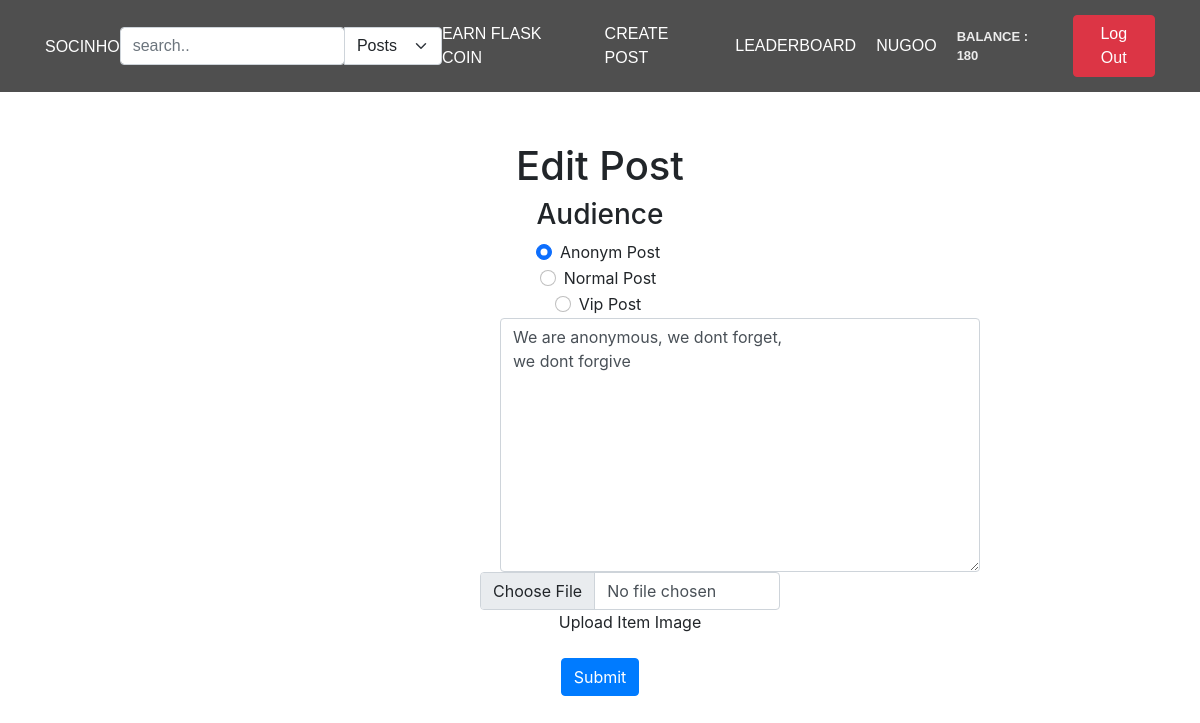
Page /edit-post/5 (signed in) on the earlier database version.
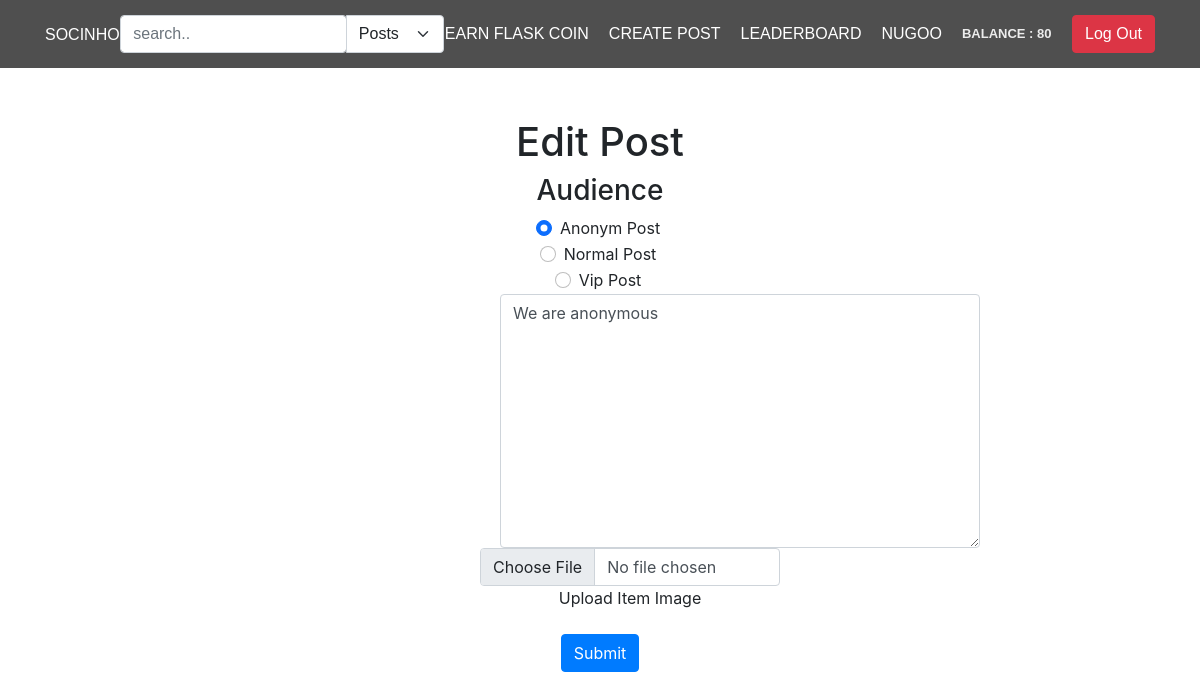
Same page on the later database version.
### app/main/models.py (models this page shows, shortened)
class User(db.Model, UserMixin):
    id = db.Column(db.Integer, primary_key=True)
    username = db.Column(db.String(80), unique=True)
    email = db.Column(db.String(50), nullable=False)
    password = db.Column(db.String(50), nullable=False)
    user_image = db.Column(db.String(80), default='static/pfp/default.png')
    flask_coin = db.Column(db.Integer, default=100)
    privacy = db.Column(db.String(50), default='public')

class Post(db.Model):
    id = db.Column(db.Integer, primary_key=True)
    user_id = db.Column(db.Integer, db.ForeignKey('user.id'), nullable=False)
    post_text = db.Column(db.String(200), nullable=False)
    post_image = db.Column(db.String(100))
    post_date = db.Column(db.DateTime, nullable=False, default=datetime.utcnow)
    likers = db.relationship('Like', backref='post', lazy=True, cascade='all, delete-orphan')
    post_type = db.Column(db.String(50), default='normal')
    def delete(self):
        db.session.delete(self)
        db.session.commit()

### app/main/views.py (the view, shortened to what this page needs)
@main_bp.route('/edit-post/<int:post_id>', methods=['GET', 'POST'])
@login_required
def edit_post(post_id):
    if request.method == 'GET':
        print('get')
        post = Post.query.filter_by(id=post_id).first()
        if not post:
            print('post not found')
            return redirect(url_for('main.index'))
        return render_template('edit-post.html', post=post)

### app/main/views.py (called while the page is built)
@login_manager.user_loader
def load_user(user_id):
    return User.query.get(user_id)

### app/main/templates/edit-post.html (shortened to what this page needs)
{% extends 'main.html' %}
{% block content %}
    <div style="text-align: center; margin-top: 50px;" >
        <form action="{{ url_for('main.edit_post', post_id=post.id) }}" method="post" enctype="multipart/form-data">
            <h1 style="text-align: center;">Edit Post</h1>
            <div style="text-align: center;">
                <h3>Audience</h3>
                <div class="form-check">
                    {% if post.post_type == 'anonym' %}
                        <input class="form-check-input" type="radio" name="poster_type" id="flexRadioDefault1" checked value="anonym">
                        <label class="form-check-label" for="flexRadioDefault1">
                        Anonym Post
                        </label>
                    {% else %}
                        <input class="form-check-input" type="radio" name="poster_type" id="flexRadioDefault1"  value="anonym">
                        <label class="form-check-label" for="flexRadioDefault1">
                        Anonym Post
                        </label>
                    {% endif %}
                  </div>
                  <div class="form-check">
                    {% if post.post_type == 'normal' %}
                        <input class="form-check-input" type="radio" name="poster_type" id="flexRadioDefault2" checked value="normal">
                        <label class="form-check-label" for="flexRadioDefault2">
                        Normal Post
                        </label>
                    {% else %}
                        <input class="form-check-input" type="radio" name="poster_type" id="flexRadioDefault2" value="normal">
                        <label class="form-check-label" for="flexRadioDefault2">
                        Normal Post
                        </label>
                    {% endif %}
                  </div>
                  <div class="form-check">
                    {% if post.post_type == 'vip' %}
                        <input class="form-check-input" type="radio" name="poster_type" id="flexRadioDefault3" checked value="vip">
                        <label class="form-check-label" for="flexRadioDefault3">
                        Vip Post
                        </label>
                    {% else %}
                        <input class="form-check-input" type="radio" name="poster_type" id="flexRadioDefault3" value="vip">
                        <label class="form-check-label" for="flexRadioDefault3">
                        Vip Post
                        </label>
                    {% endif %}
                  </div>
            </div>
            <div class="input-group" style="width:40%; margin-left:500px;resize: none;">
                <textarea class="form-control" aria-label="With textarea" name="post_content" rows="10" cols="200" required>{{post.post_text}}</textarea>
            </div>
            <div class="form-group" style="text-align: center; margin-left:40%; margin-right: 50%; width: 300px;">
                <input type="file" name="post_image" class="form-control" id="formFile">
                <label for="formFile" class="form-label">Upload Item Image</label>
            </div>
            <button type="submit" class="btn btn-primary">Submit</button>
        </form>
    </div>
{% endblock %}

### app/main/templates/main.html (shortened to what this page needs)
<!DOCTYPE html>
<html lang="en">
<head>
    <link rel="stylesheet" href="https://cdn.jsdelivr.net/npm/bootstrap@5.0.0-alpha1/dist/css/bootstrap.min.css">
    <link rel="stylesheet" href="{{ url_for('static', filename='style.css') }}">
    <link rel="stylesheet" href="https://cdn.jsdelivr.net/npm/bootstrap@4.3.1/dist/css/bootstrap.min.css">
</head>
<body>
    <header class="main-header">
        <div class="container">
            <h2 class="socinho" >SOCINHO</h2>
            {% if current_user.is_authenticated %}
                <form action="{{ url_for('main.search') }}" method="post">
                    <div class="input-group">
                        <input  type="search" class="form-control rounded" placeholder="search.." aria-label="Search" aria-describedby="search-addon" name="search" required />
                        <select class="form-select" aria-label="Default select example" onchange="this.form.submit()" name="search_filter">
                            <option value="posts" >Posts</option>
                        </select>
                    </div>
                </form>
            {% endif %}
            <nav class="main-navigation">
                {% if current_user.username %}
                    <li><a href="{{ url_for('main.play_for_earn') }}">Earn Flask Coin </a></li>
                    <li><a href="/create-post" data-toggle="modal" data-target="#mymodal">Create Post</a></li>
                    <li><a href="/leaderboard">Leaderboard</a></li>
                    <li><a href="{{ url_for('main.user_profile') }}">{{current_user.username}}</a></li>
                    <li><p class="balance" style="margin: 0">Balance : {{ current_user.flask_coin }}</p>
                {% endif %}
            </nav>
            <div>
                {% if current_user.username %}
                    <li>
                        <form action="{{ url_for('main.logout') }}">
                            <button name="submit" type="submit" class="btn btn-danger">Log Out</button>
                        </form>
                    </li>
                {% endif %}
            </div>
        </div>
    </header>
    {% block content %}
    {% endblock %}
</body>
</html>

Differences in the rows shown:
changed User "NUGOO": flask_coin "180" → "80"
changed Post: post_content "We are anonymous, we dont forget, we dont forgive" → "We are anonymous"
